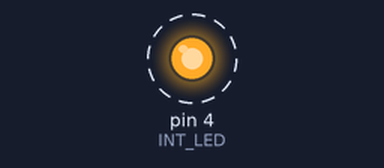
This sketch was run on a simulated Arduino Uno, built with avr-gcc and run on an emulated ATmega328P. Shown: output pins drawn as LEDs (lit = HIGH). Dashed ring = blinking. What the sketch prints to the serial monitor is not drawn.

Above: at 0.5 s.
Timing chart, 0 to 4.6 s (numbered marks = the images above):
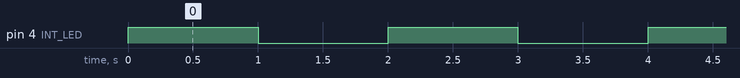

Measured:
- by itself, pin 4 (INT_LED): alternates HIGH for 1.0 s and LOW for 1.0 s

The sketch:

wifi_basic_blink.ino
```cpp
#define INT_LED 4

void setup() {
  // put your setup code here, to run once:
  pinMode(INT_LED, OUTPUT);
  Serial.begin(9600);
}

void loop() {
  // put your main code here, to run repeatedly:

  digitalWrite(INT_LED, HIGH);

  delay(1000);

  digitalWrite(INT_LED, LOW);

  delay(1000);

  Serial.println("Hi from wemos d1");

}
```
